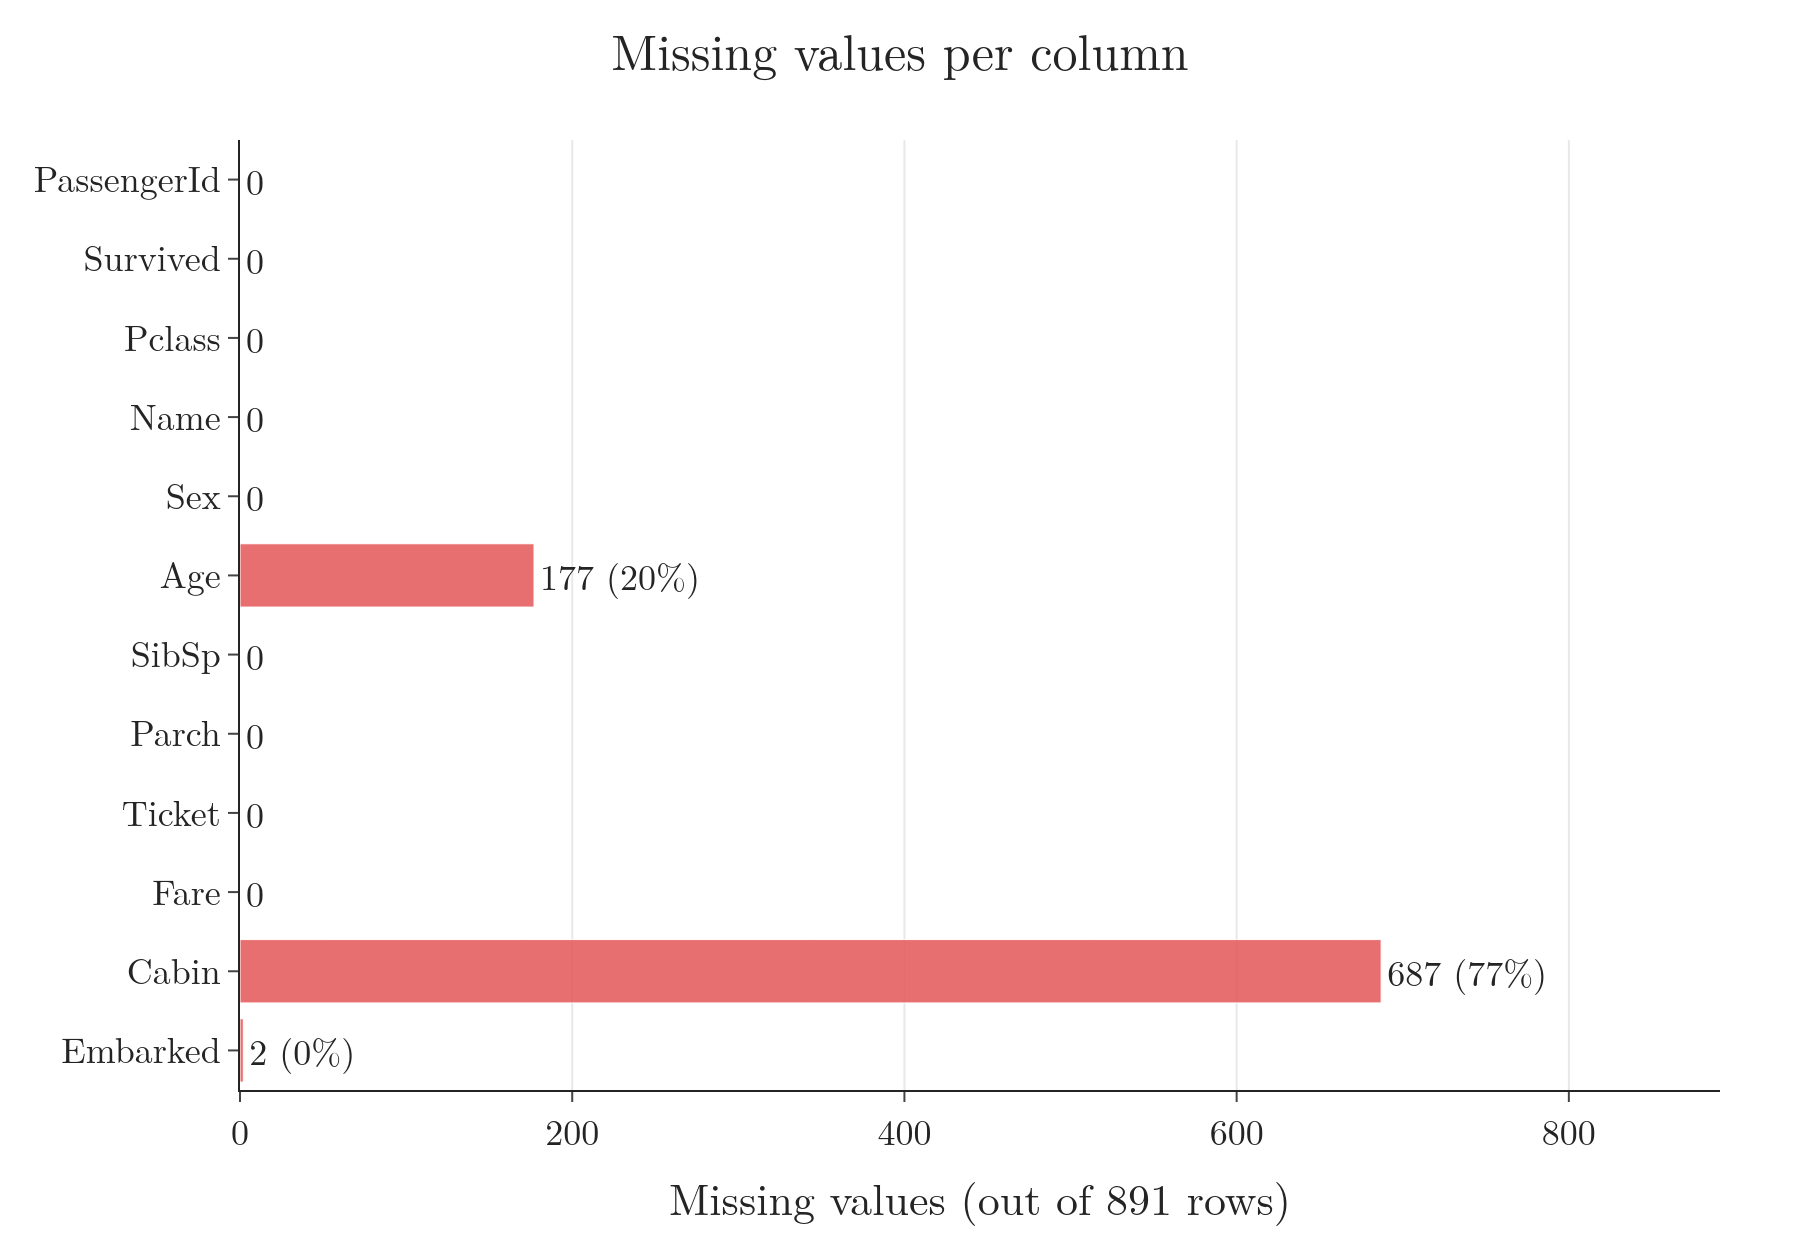

Write Python code to recreate this figure.
"""Titanic data: how many values are missing in each column (df.isnull().sum())."""
from pathlib import Path
import pandas as pd
import plotly.graph_objects as go

here = Path(__file__).parent
df = pd.read_csv(here.parent / "data" / "titanic_train.csv")
miss = df.isnull().sum()[::-1]                                   # first column on top
fig = go.Figure(go.Bar(x=miss.values, y=miss.index, orientation="h", marker=dict(color="#E45756", opacity=0.85),
                       text=[f"{m} ({m / len(df):.0%})" if m else "0" for m in miss.values], textposition="outside",
                       cliponaxis=False))
fig.update_layout(template="simple_white", width=900, height=620, font=dict(family="Latin Modern Roman", size=18),
                  title=dict(text="Missing values per column", x=0.5),
                  xaxis=dict(title="Missing values (out of 891 rows)", range=[0, 891], tickvals=[0, 200, 400, 600, 800], showgrid=True),
                  margin=dict(l=120, r=40, t=70, b=70))
fig.write_image(here / "missing_values.png", scale=2)
fig.write_image(here / "missing_values.pdf")
